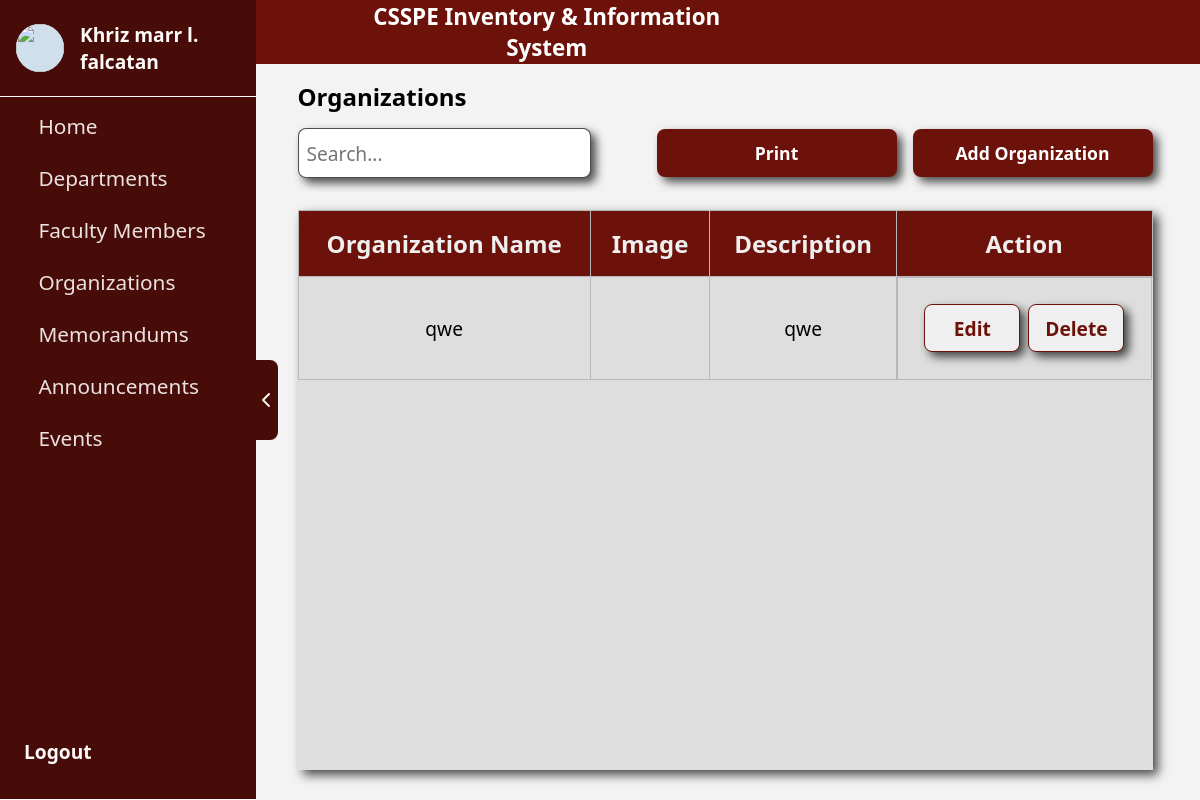
Page /informationAdmin/organization.php on the earlier database version.
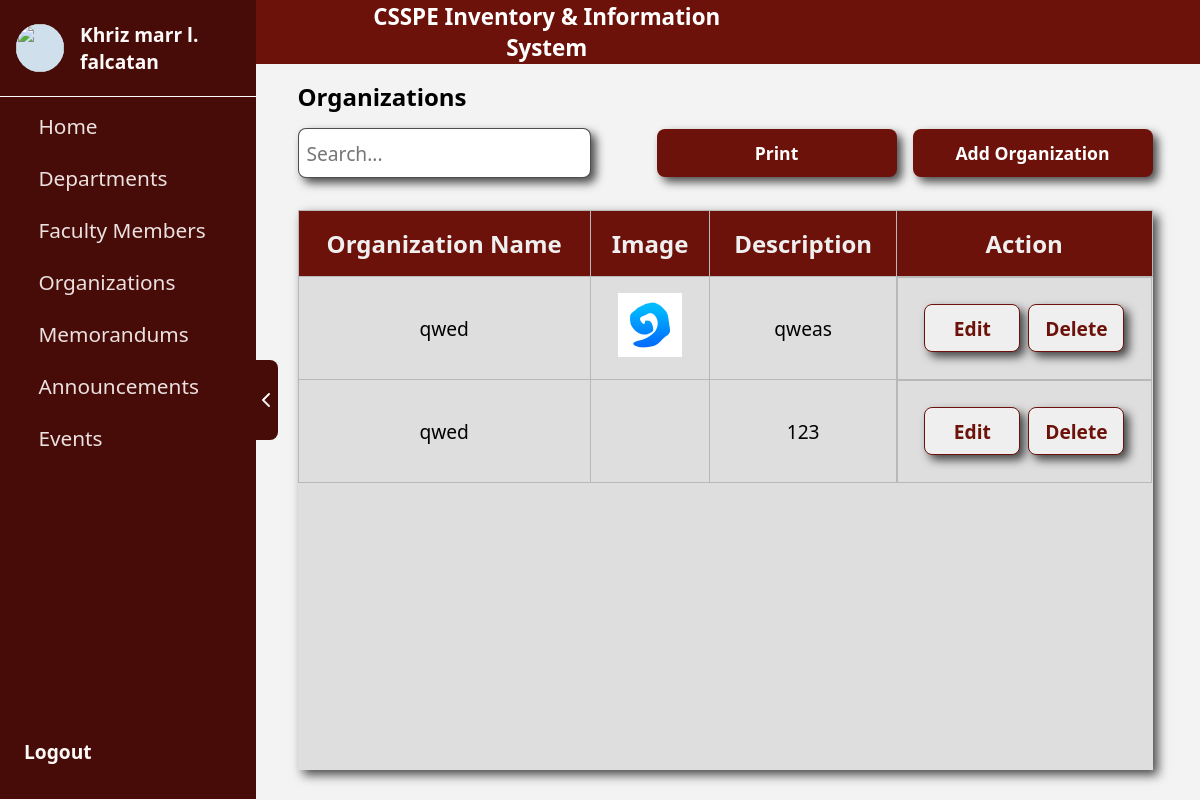
Same page on the later database version.
### tables this page shows
CREATE TABLE `organizations` (
  `id` int(11) NOT NULL,
  `organization_name` varchar(255) NOT NULL,
  `description` text NOT NULL,
  `image` varchar(255) NOT NULL
);

### informationAdmin/organization.php (the view, shortened to what this page needs)
<?php
require_once '../conn/conn.php';
$query = "SELECT * FROM organizations";
$result = mysqli_query($conn, $query);
?>
<!DOCTYPE html>
<html lang="en">
<head>
    <link rel="stylesheet" href="../assets/css/organization.css">
    <link rel="stylesheet" href="../assets/css/sidebar.css">
</head>
<body>
    <div class="body">
        <div class="sidebar">
            <div class="sidebarContent">
                <div class="arrowContainer" style="margin-left: 80rem;" id="toggleButton">
                    <div class="subArrowContainer">
                        <img class="hideIcon" src="../assets/img/arrow.png" alt="">
                    </div>
                </div>
            </div>
            <div class="userContainer">
                <div class="subUserContainer">
                    <div class="userPictureContainer">
                        <div class="subUserPictureContainer">
                            <img class="subUserPictureContainer" src="../assets/img/CSSPE.png" alt="">
                        </div>
                    </div>
                    <div class="userPictureContainer1">
                        <p>Khriz marr l. falcatan</p>
                    </div>
                </div>
                <div class="navContainer">
                    <div class="subNavContainer">
                        <a href="../homePage/">
                            <div class="buttonContainer1">
                                <div class="nameOfIconContainer">
                                    <p>Home</p>
                                </div>
                            </div>
                        </a>
                        <a href="../informationAdmin/">
                            <div class="buttonContainer1">
                                <div class="nameOfIconContainer">
                                    <p>Departments</p>
                                </div>
                            </div>
                        </a>
                        <a href="../informationAdmin/facultyMember.php">
                            <div class="buttonContainer1">
                                <div class="nameOfIconContainer">
                                    <p>Faculty Members</p>
                                </div>
                            </div>
                        </a>
                        <a href="../informationAdmin/organization.php">
                            <div class="buttonContainer1">
                                <div class="nameOfIconContainer">
                                    <p>Organizations</p>
                                </div>
                            </div>
                        </a>
                        <a href="../informationAdmin/memorandum.php">
                            <div class="buttonContainer1">
                                <div class="nameOfIconContainer">
                                    <p>Memorandums</p>
                                </div>
                            </div>
                        </a>
                        <a href="../informationAdmin/announcement.php">
                            <div class="buttonContainer1">
                                <div class="nameOfIconContainer">
                                    <p>Announcements</p>
                                </div>
                            </div>
                        </a>
                        <a href="../informationAdmin/events.php">
                            <div class="buttonContainer1">
                                <div class="nameOfIconContainer">
                                    <p>Events</p>
                                </div>
                            </div>
                        </a>
                    </div>
                </div>
                <div class="subUserContainer">
                    <a href="../authentication/login.php">
                        <div style="margin-left: 1.5rem;" class="userPictureContainer1">
                            <p>Logout</p>
                        </div>
                    </a>
                </div>
            </div>
        </div>
        <div class="mainContainer" style="margin-left: 250px;">
            <div class="container">
                <div class="headerContainer">
                    <div class="subHeaderContainer">
                        <div class="logoContainer">
                        </div>
                        <div class="collegeNameContainer">
                            <p>CSSPE Inventory & Information System</p>
                        </div>
                    </div>
                </div>
                <div class="textContainer">
                    <p class="text">Organizations</p>
                </div>
                <div class="searchContainer">
                    <input class="searchBar" type="text" placeholder="Search...">
                    <div class="printButton" style="gap: 1rem; display: flex; width: 90%;">
                        <button class="addButton size" onclick="printTable()">Print</button>
                        <button onclick="addProgram()" class="addButton size">Add Organization</button>
                    </div>
                </div>
                <div class="tableContainer">
                    <table>
                        <thead>
                            <tr>
                                <th>Organization Name</th>
                                <th>Image</th>
                                <th>Description</th>
                                <th>Action</th>
                            </tr>
                        </thead>
                        <tbody>
                            <?php while ($row = mysqli_fetch_assoc($result)): ?>
                                <tr>
                                    <td><?php echo htmlspecialchars($row['organization_name']); ?></td>
                                    <td><img class="image" src="<?php echo htmlspecialchars($row['image']); ?>" alt=""></td>
                                    <td><?php echo htmlspecialchars($row['description']); ?></td>
                                    <td class="button">
                                        <a href="#" onclick="editProgram(<?php echo $row['id']; ?>,
                                            '<?php echo addslashes($row['organization_name']); ?>',
                                            '<?php echo addslashes($row['image']); ?>',
                                            '<?php echo addslashes($row['description']); ?>')">
                                            <button class="addButton1" style="width: 6rem;">Edit</button>
                                        </a>
                                        <a href="#" onclick="deleteProgram(<?php echo $row['id']; ?>)">
                                            <button class="addButton1" style="width: 6rem;">Delete</button>
                                        </a>
                                    </td>
                                </tr>
                            <?php endwhile; ?>
                        </tbody>
                    </table>
                </div>
            </div>
        </div>
    </div>
</body>
</html>

### assets/css/organization.css (style rules this page uses)
* { padding: 0; margin: 0; font-family: system-ui, -apple-system, BlinkMacSystemFont, 'Segoe UI', Roboto, Oxygen, Ubuntu, Cantarell, 'Open Sans', 'Helvetica Neue', sans-serif; }
.body, .popup { background-color: rgb(243, 243, 243); display: grid; grid-template-columns: 1fr; height: 100vh; }
.mainContainer { background-color: rgb(243, 243, 243); }
.headerContainer { height: 4rem; background-color: rgb(109, 18, 10); display: flex; gap: 0.5rem; flex-direction: row; }
.subHeaderContainer { height: 100%; width: 4rem; margin-left: 1rem; display: flex; align-items: center; justify-content: center; }
.collegeNameContainer { height: 100%; display: flex; align-items: center; justify-content: center; font-size: 2rem; color: white; display: none; }
.container { height: 100%; display: flex; align-items: center; flex-direction: column; width: 100%; }
.textContainer { height: 4rem; display: flex; align-items: center; justify-content: center; font-size: min(2rem, 1.5rem); font-weight: bold; width: 100%; }
.searchContainer { display: flex; align-items: center; justify-content: center; gap: 1rem; flex-direction: column; width: 100%; }
.searchBar { height: 3rem; width: 90%; border-radius: 0.5rem; box-shadow: 5px 5px 10px rgba(0, 0, 0, 0.699); font-size: 1.2rem; border: solid rgba(0, 0, 0, 0.699) 1px; padding-left: 0.5rem; }
.addButton { width: 92%; height: 3rem; border: none; border-radius: 0.5rem; background-color: rgb(109, 18, 10); color: white; font-size: min(1.2rem, 1.1rem); font-weight: bold; cursor: pointer; transition: all 0.15s; box-shadow: 5px 5px 10px rgba(0, 0, 0, 0.699); }
.addButton1 { width: 92%; height: 3rem; border: solid rgb(109, 18, 10) 1px; border-radius: 0.5rem; color: rgb(109, 18, 10); font-size: 1.2rem; font-weight: bold; cursor: pointer; transition: all 0.15s; box-shadow: 5px 5px 10px rgba(0, 0, 0, 0.699); }
.tableContainer { margin-top: 2rem; width: 90%; overflow: auto; background-color: rgb(223, 222, 222); box-shadow: 5px 5px 10px rgba(0, 0, 0, 0.699); overflow: auto; }
.button { display: flex; flex-direction: column; gap: 0.5rem; }
.collegeNameContainer { height: 100%; display: flex; align-items: center; justify-content: center; font-size: 2rem; color: white; display: none; width: 30rem; }
.logoContainer { height: 100%; width: 4rem; display: flex; justify-content: center; align-items: center; }
.headerContainer { height: 4rem; width: 100%; }
.subHeaderContainer { display: flex; justify-content: center; align-items: center; flex-direction: row; gap: 0.5rem; }
.image { height: 4rem; }
@media only screen and (min-width: 601px) { .subHeaderContainer { width: 31rem; } }
@media only screen and (min-width: 601px) { .collegeNameContainer { display: flex; font-size: 1.4rem; font-weight: bold; } }
@media only screen and (min-width: 601px) { table { border-collapse: collapse; text-align: center; width: 100%; } }
@media only screen and (min-width: 601px) { th { background-color: rgb(109, 18, 10); color: rgb(239,239,239); font-size: 1.5rem; } }
@media only screen and (min-width: 601px) { td { font-size: 1.2rem; } }
@media only screen and (min-width: 601px) { th, td { border: solid #b8b8b8 0.1px; height: 2rem; padding: 1rem; justify-content: center; align-items: center; } }
@media only screen and (min-width: 601px) { .button { flex-direction: row; height: 4.3rem; padding: 1rem; } }
@media only screen and (min-width: 601px) { .searchContainer { flex-direction: row; justify-content: space-between; width: 90%; } }
@media only screen and (min-width: 601px) { .searchBar { width: 25rem; } }
@media only screen and (min-width: 601px) { .size { width: 15rem; } }
@media only screen and (min-width: 601px) { .tableContainer { height: 70%; } }
@media only screen and (min-width: 601px) { .textContainer { justify-content: left; } }
@media only screen and (min-width: 601px) { .text { margin-left: 5%; } }
@media only screen and (min-width: 601px) { .printButton { display: flex; justify-content: right; } }

Differences in the rows shown:
changed organizations: organization_name "qwe" → "qwed"; image: picture added; description "qwe" → "qweas"
added organizations: organization_name "qwed", description "123"
